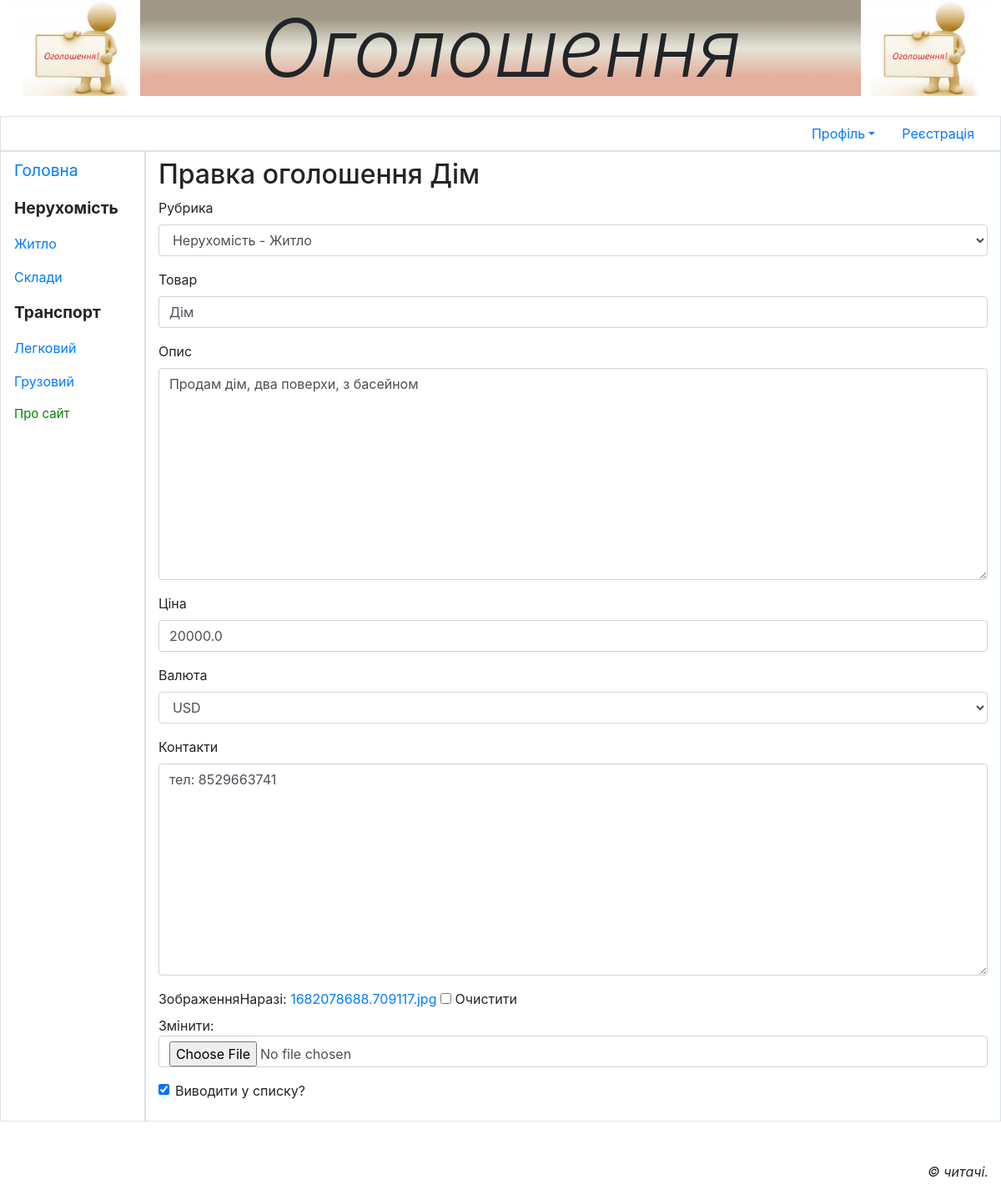
The app's page /acoounts/profile/change/1/ (signed in) with its own data.
### main/models.py (models this page shows, shortened)
class Rubric(models .Model):
    name = models.CharField(max_length=20, db_index=True, unique=True, verbose_name='Назва')
    order = models.SmallIntegerField(default=0, db_index=True, verbose_name='Порядок')
    super_rubric = models.ForeignKey('SuperRubric', on_delete=models.PROTECT, null=True, blank=True,
                                     verbose_name='Надрубрика')

class Bb(models.Model):
    rubric = models.ForeignKey(SubRubric, on_delete=models.PROTECT, verbose_name='Рубрика')
    title = models.CharField(max_length=40, verbose_name='Товар')
    content = models.TextField(verbose_name='Опис')
    price = models.FloatField(default=0, verbose_name='Ціна')
    currency_choice = (
        ('UAH', 'UAH'),
        ('USD', 'USD'),
        ('EUR', 'EUR')
    )
    currency = models.CharField(max_length=10, choices=currency_choice, blank=True, default=None, verbose_name='Валюта')
    contacts = models.TextField(verbose_name=' Контакти')
    image = models.ImageField(blank=True, upload_to=get_timestamp_path, verbose_name='Зображення')
    author = models.ForeignKey(AdvUser, on_delete=models.CASCADE, verbose_name='Автор оголошення')
    is_active = models.BooleanField(default=True, db_index=True, verbose_name='Виводити у списку?')
    created_at = models.DateTimeField(auto_now_add=True, db_index=True, verbose_name='Опубліковано')
    class Meta:
        verbose_name = 'Оголошення'
        verbose_name_plural = 'Оголошення'
        ordering = ['-created_at']

### main/views.py (the view)
# urls.py: path('acoounts/profile/change/<int:pk>/', profile_bb_change, name='profile_bb_change'),
@login_required
def profile_bb_change(request, pk):
    bb = get_object_or_404(Bb, pk=pk)
    if request.method == 'POST':
        form = BbForm(request.POST, request.FILES, instance=bb)
        if form.is_valid():
            bb = form.save()
            formset = ALFormSet(request.POST, request.FILES, instance=bb)
            if formset.is_valid():
                formset.save()
                messages.add_message(request, messages.SUCCESS, 'Оголошення виправлено')
                return redirect('main:profile_bb_detail', pk=pk)
    else:
        form = BbForm(instance=bb)
        formset = ALFormSet(instance=bb)
    context = {'form': form, 'formset': formset, 'bb': bb}
    return render(request, 'main/profile_bb_change.html', context)

### main/forms.py
class BbForm(forms.ModelForm):
    class Meta:
        model = Bb
        fields = '__all__'
        widgets = {'author': forms.HiddenInput}

### main/models.py (called while the page is built)
    def get_queryset(self):
        return super().get_queryset().filter(super_rubric__isnull=False)

    def __str__(self):
        return f'{self.super_rubric.name} - {self.name}'

### main/templates/main/profile_bb_change.html (shortened to what this page needs)
{% extends "layout/basic.html" %}
{% load bootstrap4 %}
{% block content %}
    <h2>Правка оголошення {{ bb.title}}</h2>
    <form method="post" enctype="multipart/form-data">
        {% bootstrap_form form layout='horizontal' %}
    </form>
{% endblock %}

### main/templates/layout/basic.html (shortened to what this page needs)
{% load bootstrap4 %}
{% load static %}
<!DOCTYPE html>
<html>
    <head>
        {% bootstrap_css %}
        <link rel="stylesheet" type="text/css" href="{% static 'main/style.css' %}">
    </head>
    <body class="container-fluid">
        <header class="mb-4">
           <i> <h1 class="display-1 text-center">Оголошення</h1> </i>
        </header>
        <div class="row">
            <ul class="col nav justify-content-end border">
                {% if user.is_authenticated %}
                    <li class="nav-item dropdown"><a class="nav-link dropdown-toggle" data-toggle="dropdown"
                        href="#" role="button" aria-haspopup="true" aria-expanded="false">Профіль</a>
                    </li>
                {% else %}
                    <li class="nav-item"><a class="nav-link" href="{% url 'main:login' %}">Bxід</a></li>
                {% endif %}
                <li class="nav-item"><a class="nav-link" href="{% url 'main:register' %}">Реєстрація</a></li>
            </ul>
        </div>
        <div class="row">
            <nav class="col-md-auto nav flex-column border">
                <a class="nav-link root" href="{% url 'main:index' %}">Головна</a>
                {% for rubric in rubrics %}
                        {% ifchanged rubric.super_rubric.pk %}
                            <span class="nav-link root font-weight-bold">
                            {{ rubric.super_rubric.name }}</span>
                        {% endifchanged %}
                        <a class="nav-link" href="{% url 'main:by_rubric' pk=rubric.pk %}">{{ rubric.name }}</a>
                {% endfor %}
                 <a class="nav-link root" href="{% url 'main:about'%}" style="color:green; font-size: 15px">Про сайт</a>
            </nav>
        <section class="col border py-2">
            {% block content %}
            {% endblock %}
        </section>
        </div>
        <footer class="mt-5">
            <p class="text-right font-italic">&copy; читачі.</p>
        </footer>
    </body>
</html>

### main/static/main/style.css (style rules this page uses)
header h1 { background: url("bg.jpg") left / auto 100% no-repeat, url("bg.jpg") right / auto 100% no-repeat , linear-gradient(to top, #E4AF9D 20%, #E4E4D8 50%, #A19887 80%); }
.root { font-size: larger; }

### records on screen
Rubric: super_rubric.name "Нерухомість", name "Житло"
Rubric: name "Склади"
Rubric: super_rubric.name "Транспорт", name "Легковий"
Rubric: name "Грузовий"
Bb: title "Дім", rubric "Нерухомість - Житло", content "Продам дім, два поверхи, з басейном", price "20000.0", currency "USD", contacts "тел: 8529663741", is_active "☑"
